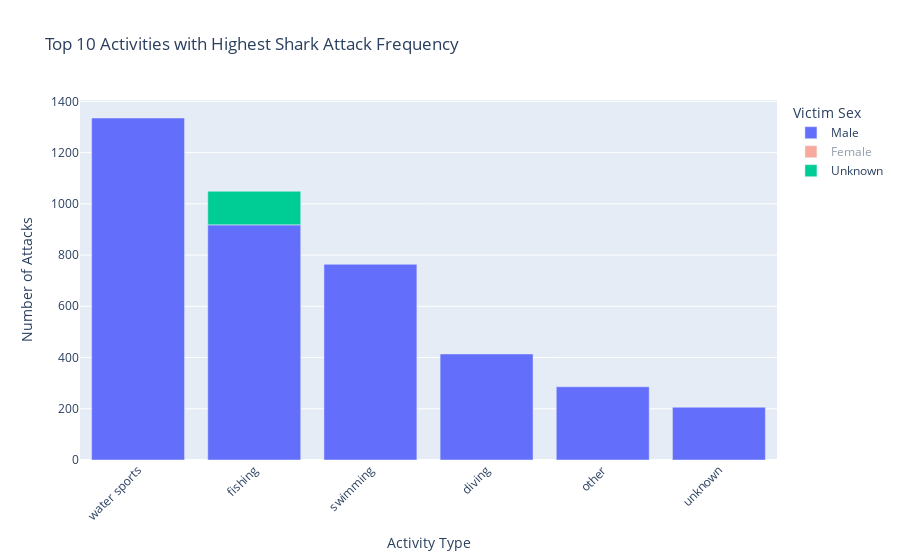

This figure's notebook cell:
### Code cell
fig = px.bar(attack_analysis.sort_values(by="Total_Attacks", ascending=False).head(10),  
             x="Activity Category", 
             y="Total_Attacks", 
             color="Sex",
             title="Top 10 Activities with Highest Shark Attack Frequency",
             labels={"Activity Category": "Activity Type", "Total_Attacks": "Number of Attacks", "Sex": "Victim Sex"})

fig.update_layout(xaxis_tickangle=-45)  # Improve readability
fig.show()

### Figure 1 — Plotly figure (JSON) as saved in the notebook; plotly's stock layout.template omitted (floating-point values rounded to 4 significant figures)
{"data": [{"alignmentgroup": "True", "hovertemplate": "Victim Sex=Male<br>Activity Type=%{x}<br>Number of Attacks=%{y}<extra></extra>", "legendgroup": "Male", "marker": {"color": "#636efa", "pattern": {"shape": ""}}, "name": "Male", "offsetgroup": "Male", "orientation": "v", "showlegend": true, "textposition": "auto", "type": "bar", "x": ["water sports", "fishing", "swimming", "diving", "other", "unknown"], "xaxis": "x", "y": [1335, 918, 764, 414, 286, 206], "yaxis": "y"}, {"alignmentgroup": "True", "hovertemplate": "Victim Sex=Female<br>Activity Type=%{x}<br>Number of Attacks=%{y}<extra></extra>", "legendgroup": "Female", "marker": {"color": "#EF553B", "pattern": {"shape": ""}}, "name": "Female", "offsetgroup": "Female", "orientation": "v", "showlegend": true, "textposition": "auto", "type": "bar", "visible": "legendonly", "x": ["swimming", "water sports", "diving"], "xaxis": "x", "y": [294, 137, 87], "yaxis": "y"}, {"alignmentgroup": "True", "hovertemplate": "Victim Sex=Unknown<br>Activity Type=%{x}<br>Number of Attacks=%{y}<extra></extra>", "legendgroup": "Unknown", "marker": {"color": "#00cc96", "pattern": {"shape": ""}}, "name": "Unknown", "offsetgroup": "Unknown", "orientation": "v", "showlegend": true, "textposition": "auto", "type": "bar", "x": ["fishing"], "xaxis": "x", "y": [131], "yaxis": "y"}], "layout": {"autosize": true, "barmode": "relative", "legend": {"title": {"text": "Victim Sex"}, "tracegroupgap": 0}, "title": {"text": "Top 10 Activities with Highest Shark Attack Frequency"}, "xaxis": {"anchor": "y", "autorange": true, "domain": [0, 1], "range": [-0.5, 5.5], "tickangle": -45, "title": {"text": "Activity Type"}, "type": "category"}, "yaxis": {"anchor": "x", "autorange": true, "domain": [0, 1], "range": [0, 1405.0], "title": {"text": "Number of Attacks"}, "type": "linear"}}}
